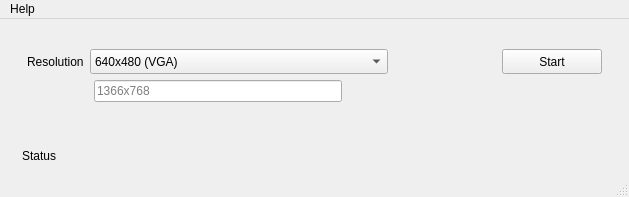
<?xml version="1.0" encoding="UTF-8"?>
<ui version="4.0">
 <class>MainWindow</class>
 <widget class="QMainWindow" name="MainWindow">
  <property name="geometry">
   <rect>
    <x>0</x>
    <y>0</y>
    <width>629</width>
    <height>197</height>
   </rect>
  </property>
  <property name="windowTitle">
   <string>Extend2VNC</string>
  </property>
  <widget class="QWidget" name="centralwidget">
   <layout class="QVBoxLayout" name="verticalLayout">
    <item>
     <spacer name="verticalSpacer">
      <property name="orientation">
       <enum>Qt::Vertical</enum>
      </property>
      <property name="sizeType">
       <enum>QSizePolicy::Fixed</enum>
      </property>
      <property name="sizeHint" stdset="0">
       <size>
        <width>20</width>
        <height>21</height>
       </size>
      </property>
     </spacer>
    </item>
    <item>
     <layout class="QHBoxLayout" name="horizontalLayout">
      <item>
       <spacer name="horizontalSpacer">
        <property name="orientation">
         <enum>Qt::Horizontal</enum>
        </property>
        <property name="sizeType">
         <enum>QSizePolicy::Fixed</enum>
        </property>
        <property name="sizeHint" stdset="0">
         <size>
          <width>18</width>
          <height>20</height>
         </size>
        </property>
       </spacer>
      </item>
      <item>
       <widget class="QLabel" name="label">
        <property name="sizePolicy">
         <sizepolicy hsizetype="Fixed" vsizetype="Preferred">
          <horstretch>1</horstretch>
          <verstretch>0</verstretch>
         </sizepolicy>
        </property>
        <property name="text">
         <string>Resolution</string>
        </property>
       </widget>
      </item>
      <item>
       <widget class="QComboBox" name="resolution_comboBox">
        <property name="sizePolicy">
         <sizepolicy hsizetype="Expanding" vsizetype="Fixed">
          <horstretch>4</horstretch>
          <verstretch>0</verstretch>
         </sizepolicy>
        </property>
        <property name="minimumSize">
         <size>
          <width>0</width>
          <height>0</height>
         </size>
        </property>
        <property name="maximumSize">
         <size>
          <width>1600000</width>
          <height>1600000</height>
         </size>
        </property>
        <item>
         <property name="text">
          <string>640x480 (VGA)</string>
         </property>
        </item>
        <item>
         <property name="text">
          <string>800x480 (Cell)</string>
         </property>
        </item>
        <item>
         <property name="text">
          <string>1024x600 (Tablet 7&quot;)</string>
         </property>
        </item>
        <item>
         <property name="text">
          <string>1024x768 (Monitor 4:3)</string>
         </property>
        </item>
        <item>
         <property name="text">
          <string>1366x768 (Monitor 16:9)</string>
         </property>
        </item>
        <item>
         <property name="text">
          <string>1280x800</string>
         </property>
        </item>
        <item>
         <property name="text">
          <string>Custom</string>
         </property>
        </item>
       </widget>
      </item>
      <item>
       <spacer name="horizontalSpacer_2">
        <property name="orientation">
         <enum>Qt::Horizontal</enum>
        </property>
        <property name="sizeHint" stdset="0">
         <size>
          <width>108</width>
          <height>20</height>
         </size>
        </property>
       </spacer>
      </item>
      <item>
       <widget class="QPushButton" name="start_pushButton">
        <property name="sizePolicy">
         <sizepolicy hsizetype="Minimum" vsizetype="Fixed">
          <horstretch>0</horstretch>
          <verstretch>0</verstretch>
         </sizepolicy>
        </property>
        <property name="minimumSize">
         <size>
          <width>100</width>
          <height>25</height>
         </size>
        </property>
        <property name="text">
         <string>Start</string>
        </property>
       </widget>
      </item>
      <item>
       <spacer name="horizontalSpacer_3">
        <property name="orientation">
         <enum>Qt::Horizontal</enum>
        </property>
        <property name="sizeType">
         <enum>QSizePolicy::Preferred</enum>
        </property>
        <property name="sizeHint" stdset="0">
         <size>
          <width>18</width>
          <height>20</height>
         </size>
        </property>
       </spacer>
      </item>
     </layout>
    </item>
    <item>
     <layout class="QHBoxLayout" name="horizontalLayout_3">
      <item>
       <spacer name="horizontalSpacer_4">
        <property name="orientation">
         <enum>Qt::Horizontal</enum>
        </property>
        <property name="sizeType">
         <enum>QSizePolicy::Fixed</enum>
        </property>
        <property name="sizeHint" stdset="0">
         <size>
          <width>85</width>
          <height>20</height>
         </size>
        </property>
       </spacer>
      </item>
      <item>
       <widget class="QLineEdit" name="customres_lineEdit">
        <property name="enabled">
         <bool>true</bool>
        </property>
        <property name="sizePolicy">
         <sizepolicy hsizetype="Expanding" vsizetype="Fixed">
          <horstretch>0</horstretch>
          <verstretch>0</verstretch>
         </sizepolicy>
        </property>
        <property name="text">
         <string/>
        </property>
        <property name="placeholderText">
         <string>1366x768</string>
        </property>
       </widget>
      </item>
      <item>
       <spacer name="horizontalSpacer_5">
        <property name="orientation">
         <enum>Qt::Horizontal</enum>
        </property>
        <property name="sizeHint" stdset="0">
         <size>
          <width>278</width>
          <height>20</height>
         </size>
        </property>
       </spacer>
      </item>
     </layout>
    </item>
    <item>
     <spacer name="verticalSpacer_2">
      <property name="orientation">
       <enum>Qt::Vertical</enum>
      </property>
      <property name="sizeHint" stdset="0">
       <size>
        <width>20</width>
        <height>28</height>
       </size>
      </property>
     </spacer>
    </item>
    <item>
     <layout class="QHBoxLayout" name="horizontalLayout_2">
      <item>
       <spacer name="horizontalSpacer_6">
        <property name="orientation">
         <enum>Qt::Horizontal</enum>
        </property>
        <property name="sizeType">
         <enum>QSizePolicy::Fixed</enum>
        </property>
        <property name="sizeHint" stdset="0">
         <size>
          <width>13</width>
          <height>20</height>
         </size>
        </property>
       </spacer>
      </item>
      <item>
       <widget class="QLabel" name="status_label">
        <property name="sizePolicy">
         <sizepolicy hsizetype="Expanding" vsizetype="Preferred">
          <horstretch>0</horstretch>
          <verstretch>0</verstretch>
         </sizepolicy>
        </property>
        <property name="text">
         <string>Status</string>
        </property>
       </widget>
      </item>
      <item>
       <spacer name="horizontalSpacer_7">
        <property name="orientation">
         <enum>Qt::Horizontal</enum>
        </property>
        <property name="sizeType">
         <enum>QSizePolicy::Fixed</enum>
        </property>
        <property name="sizeHint" stdset="0">
         <size>
          <width>17</width>
          <height>20</height>
         </size>
        </property>
       </spacer>
      </item>
     </layout>
    </item>
   </layout>
  </widget>
  <widget class="QMenuBar" name="menubar">
   <property name="geometry">
    <rect>
     <x>0</x>
     <y>0</y>
     <width>629</width>
     <height>21</height>
    </rect>
   </property>
   <widget class="QMenu" name="menuHelp">
    <property name="title">
     <string>Help</string>
    </property>
    <addaction name="actionMain_help"/>
    <addaction name="actionAbout_Extend2VNC"/>
    <addaction name="actionAbout_Qt"/>
   </widget>
   <addaction name="menuHelp"/>
  </widget>
  <widget class="QStatusBar" name="statusbar"/>
  <action name="actionMain_help">
   <property name="text">
    <string>Main help</string>
   </property>
  </action>
  <action name="actionAbout_Extend2VNC">
   <property name="text">
    <string>About Extend2VNC</string>
   </property>
  </action>
  <action name="actionAbout_Qt">
   <property name="text">
    <string>About Qt</string>
   </property>
  </action>
 </widget>
 <resources/>
 <connections/>
</ui>
